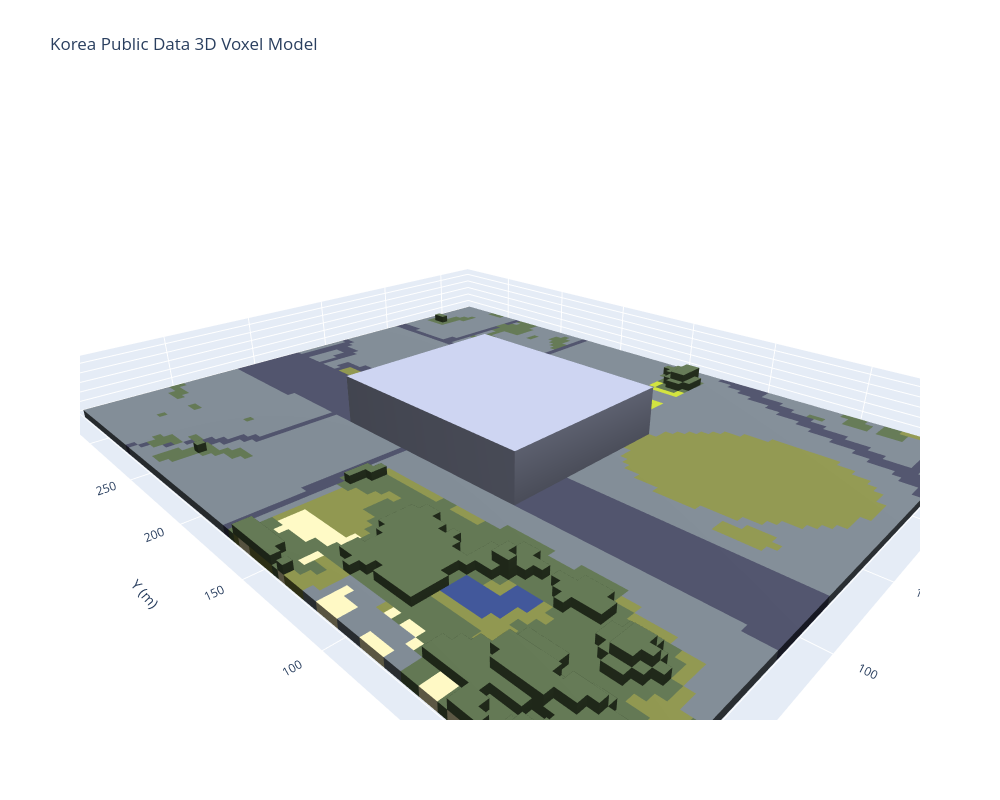

Notebook code cell kept with this figure:
### Markdown cell above
## 👁️ 5. 3D 시각화

생성된 대한민국 도시 모델을 Plotly를 통해 대화형으로 확인합니다.

### Code cell
visualize_voxcity_plotly(
    city.voxels.classes,
    city.voxels.meta.meshsize,
    title="Korea Public Data 3D Voxel Model"
)
